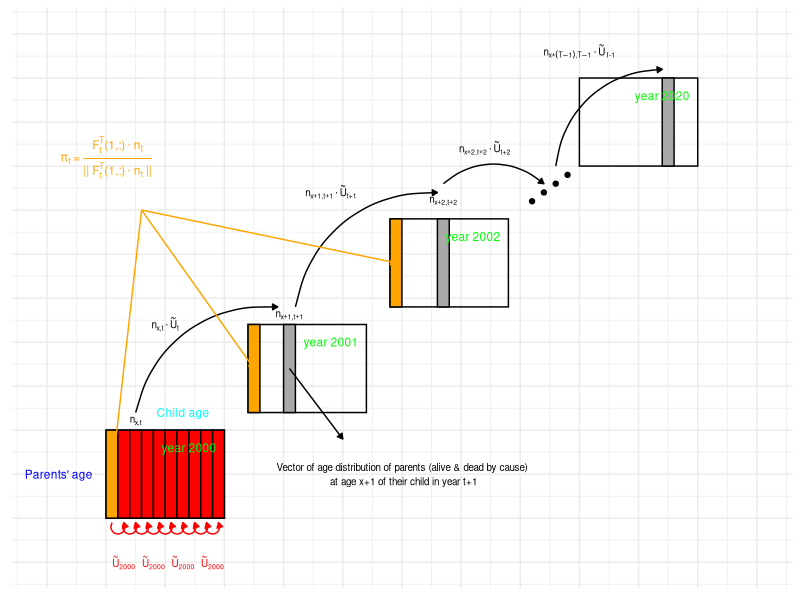

This chart was generated by the following R code:
## ---- chunk 1

knitr::opts_chunk$set(echo = FALSE, fig.pos = "H", out.extra = "")
# Suppress summarise info
options(dplyr.summarise.inform = FALSE)

## Load packages ---------------------------------------------------------------

## Install/load packages
packages <- c("tidyverse", "ggplot2", "here", "viridis")
for(p in packages){
        if(!require(p,character.only = TRUE)) install.packages(p)
        library(p,character.only = TRUE)
}

## ---- chunk 2
ggplot() +
        ## Arrays
        geom_rect(aes(xmin = 45, xmax = 55, ymin = 45, ymax = 55),
                  color = "black", fill = NA) +
        geom_rect(aes(xmin = 29, xmax = 39, ymin = 29, ymax = 39),
                  color = "black", fill = NA) +
        geom_rect(aes(xmin = 17, xmax = 27, ymin = 17, ymax = 27),
                  color = "black", fill = NA) +
        geom_rect(aes(xmin = 5, xmax = 15, ymin = 5, ymax = 15),
                  color = "black", fill = NA) +
        ## Vector of age distribution of parents
        geom_rect(aes(xmin = c(5,17,29), xmax = c(6,18,30), ymin = c(5,17,29), ymax = c(15, 27, 39)),
                  color = "black", fill = "orange") +
        ## Boundary condition for the year 2000
        geom_rect(aes(xmin = seq(6, 14, 1), xmax = seq(7, 15, 1), ymin = 5, ymax = 15),
                  color = "black", fill = "red") +
        ## Meaning of vector
        geom_rect(aes(xmin = 20, xmax = 21, ymin = 17, ymax = 27),
                  color = "black", fill = "darkgray") +
        annotate("text", x = 30, y = 10, 
                 label = "Vector of age distribution of parents (alive & dead by cause)\n at age x+1 of their child in year t+1",
                 size = 2.5) +
        annotate("text", x = 7.5, y = 16, 
                 label = expression(n[x*paste(",")*t]),
                 size = 2.5) +
        annotate("text", x = 20.5, y = 28, 
                 label = expression(n[x+1*paste(",")*t+1]),
                 size = 2.5) +
        ## Evolution of vector
        geom_curve(aes(x = 7.5, y = 17, xend = 19.5, yend = 29),
                   arrow = arrow(length = unit(0.01, "npc"),
                                 type = "closed"),
                   curvature = -0.4) +
        geom_curve(aes(x = 20.5, y = 22, xend = 25, yend = 14),
                   arrow = arrow(length = unit(0.01, "npc"),
                                 type = "closed"),
                   curvature = 0) +
        geom_rect(aes(xmin = 33, xmax = 34, ymin = 29, ymax = 39),
                  color = "black", fill = "darkgray") +
        annotate("text", x = 33.5, y = 41, 
                 label = expression(n[x+2*paste(",")*t+2]),
                 size = 2.5) +
        geom_curve(aes(x = 21, y = 29, xend = 33, yend = 42),
                   arrow = arrow(length = unit(0.01, "npc"),
                                 type = "closed"),
                   curvature = -0.4) +
        geom_curve(aes(x = 33.5, y = 43, xend = 42, yend = 43),
                   arrow = arrow(length = unit(0.01, "npc"),
                                 type = "closed"),
                   curvature = -0.4) +
        annotate("text", x = 10, y = 27, 
                 label = expression(n[x*paste(",")*t]%.%tilde(U)[paste("t")]),
                 size = 2.5) +
        annotate("text", x = 24, y = 42, 
                 label = expression(n[x+1*paste(",")*t+1]%.%tilde(U)[paste("t+1")]),
                 size = 2.5) +
        annotate("text", x = 37, y = 47, 
                 label = expression(n[x+2*paste(",")*t+2]%.%tilde(U)[paste("t+2")]),
                 size = 2.5) +
        geom_rect(aes(xmin = 52, xmax = 53, ymin = 45, ymax = 55),
                  color = "black", fill = "darkgray") +
        annotate("text", x = 45, y = 58, 
                 label = expression(n[x+(T-1)*paste(",")*T-1]%.%tilde(U)[paste("T-1")]),
                 size = 2.5) +
        geom_curve(aes(x = 43, y = 45, xend = 52, yend = 56),
                   arrow = arrow(length = unit(0.01, "npc"),
                                 type = "closed"),
                   curvature = -0.4) +
        ## From one age to the next in boundary condition
        geom_curve(aes(x = seq(5.5, 13.5, 1), y = 4.5, xend = seq(6.5, 14.5, 1), yend = 4.5),
                   arrow = arrow(length = unit(0.01, "npc"),
                                 type = "closed"),
                   curvature = 2, col = "red") +
        ## Age distribution of parents of offsprings
        geom_curve(aes(x = 8, y = 40, xend = c(5.5, 17.5, 29.5), yend = c(10,22,34)),
                   arrow = arrow(length = unit(0.01, "npc"),
                                 type = "closed"),
                   curvature = 0, col = "orange") +
        annotate("text", x = 5, y = 46, 
                 label = expression(pi[t]*paste(" = ")*frac(F[t]^T*paste("(1,:)")%.%n[t], paste("|| ")*F[t]^T*paste("(1,:)")%.%n[t]*paste(" ||"))),
                 size = 3,
                 col = "orange") +
        ## U_tilde matrix
        annotate("text", x = seq(6.5, 14.5, 2.5), y = 0, 
                 label = rep(expression(tilde(U)[paste("2000")]), 4),
                 size = 2.5,
                 col = "red") +
        ## Dim
        annotate("text", x = c(11.5, 1), y = c(17, 10), 
                 label = c("Child age", "Parents' age"),
                 color = c("cyan", "blue"),
                 size = 3) +
        ## Year dim
        annotate("text", x = c(12, 24, 36, 52), y = c(13, 25, 37, 53), 
                 label = c("year 2000", "year 2001", "year 2002", "year 2020"),
                 color = "green",
                 size = 3) +
        geom_point(aes(x = c(41:44), y = c(41:44))) +
        scale_x_continuous(breaks = seq(0, 60, 5), limits = c(0, 60)) +
        scale_y_continuous(breaks = seq(0, 60, 5), limits = c(0, 60)) +
        theme_minimal() +
        theme(axis.title = element_blank(),
              axis.text = element_blank())
